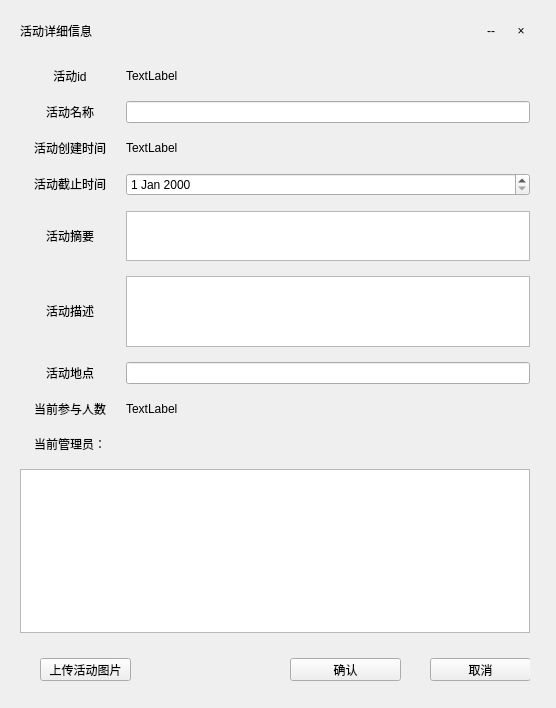
<?xml version="1.0" encoding="UTF-8"?>
<ui version="4.0">
 <class>UpdateActivity</class>
 <widget class="QWidget" name="UpdateActivity">
  <property name="geometry">
   <rect>
    <x>0</x>
    <y>0</y>
    <width>556</width>
    <height>708</height>
   </rect>
  </property>
  <property name="windowTitle">
   <string>Form</string>
  </property>
  <layout class="QGridLayout" name="gridLayout">
   <item row="0" column="0">
    <widget class="MyWidgetRegister" name="widgetInner" native="true">
     <layout class="QGridLayout" name="gridLayout_2">
      <property name="topMargin">
       <number>0</number>
      </property>
      <property name="verticalSpacing">
       <number>15</number>
      </property>
      <item row="8" column="0">
       <widget class="QLabel" name="label_10">
        <property name="minimumSize">
         <size>
          <width>100</width>
          <height>20</height>
         </size>
        </property>
        <property name="maximumSize">
         <size>
          <width>100</width>
          <height>20</height>
         </size>
        </property>
        <property name="text">
         <string>当前参与人数</string>
        </property>
        <property name="alignment">
         <set>Qt::AlignCenter</set>
        </property>
       </widget>
      </item>
      <item row="5" column="0">
       <widget class="QLabel" name="label_7">
        <property name="minimumSize">
         <size>
          <width>100</width>
          <height>20</height>
         </size>
        </property>
        <property name="maximumSize">
         <size>
          <width>100</width>
          <height>20</height>
         </size>
        </property>
        <property name="text">
         <string>活动摘要</string>
        </property>
        <property name="alignment">
         <set>Qt::AlignCenter</set>
        </property>
       </widget>
      </item>
      <item row="7" column="1">
       <widget class="QLineEdit" name="lineEdit_address"/>
      </item>
      <item row="9" column="0">
       <widget class="QLabel" name="label_12">
        <property name="minimumSize">
         <size>
          <width>100</width>
          <height>20</height>
         </size>
        </property>
        <property name="maximumSize">
         <size>
          <width>100</width>
          <height>20</height>
         </size>
        </property>
        <property name="text">
         <string>当前管理员：</string>
        </property>
        <property name="alignment">
         <set>Qt::AlignCenter</set>
        </property>
       </widget>
      </item>
      <item row="7" column="0">
       <widget class="QLabel" name="label_9">
        <property name="minimumSize">
         <size>
          <width>100</width>
          <height>20</height>
         </size>
        </property>
        <property name="maximumSize">
         <size>
          <width>100</width>
          <height>20</height>
         </size>
        </property>
        <property name="text">
         <string>活动地点</string>
        </property>
        <property name="alignment">
         <set>Qt::AlignCenter</set>
        </property>
       </widget>
      </item>
      <item row="4" column="1">
       <widget class="QDateEdit" name="dateEdit_dead_time"/>
      </item>
      <item row="8" column="1">
       <widget class="QLabel" name="label_join_num">
        <property name="text">
         <string>TextLabel</string>
        </property>
       </widget>
      </item>
      <item row="2" column="1">
       <widget class="QLineEdit" name="lineEdit_name"/>
      </item>
      <item row="1" column="1">
       <widget class="QLabel" name="label_id">
        <property name="text">
         <string>TextLabel</string>
        </property>
       </widget>
      </item>
      <item row="1" column="0">
       <widget class="QLabel" name="label">
        <property name="minimumSize">
         <size>
          <width>100</width>
          <height>20</height>
         </size>
        </property>
        <property name="maximumSize">
         <size>
          <width>100</width>
          <height>20</height>
         </size>
        </property>
        <property name="text">
         <string>活动id</string>
        </property>
        <property name="alignment">
         <set>Qt::AlignCenter</set>
        </property>
       </widget>
      </item>
      <item row="3" column="1">
       <widget class="QLabel" name="label_create_time">
        <property name="text">
         <string>TextLabel</string>
        </property>
       </widget>
      </item>
      <item row="2" column="0">
       <widget class="QLabel" name="label_3">
        <property name="minimumSize">
         <size>
          <width>100</width>
          <height>20</height>
         </size>
        </property>
        <property name="maximumSize">
         <size>
          <width>100</width>
          <height>20</height>
         </size>
        </property>
        <property name="text">
         <string>活动名称</string>
        </property>
        <property name="alignment">
         <set>Qt::AlignCenter</set>
        </property>
       </widget>
      </item>
      <item row="5" column="1">
       <widget class="QTextEdit" name="textEdit_abstract">
        <property name="maximumSize">
         <size>
          <width>16777215</width>
          <height>50</height>
         </size>
        </property>
       </widget>
      </item>
      <item row="4" column="0">
       <widget class="QLabel" name="label_6">
        <property name="minimumSize">
         <size>
          <width>100</width>
          <height>20</height>
         </size>
        </property>
        <property name="maximumSize">
         <size>
          <width>100</width>
          <height>20</height>
         </size>
        </property>
        <property name="text">
         <string>活动截止时间</string>
        </property>
        <property name="alignment">
         <set>Qt::AlignCenter</set>
        </property>
       </widget>
      </item>
      <item row="6" column="0">
       <widget class="QLabel" name="label_8">
        <property name="minimumSize">
         <size>
          <width>100</width>
          <height>20</height>
         </size>
        </property>
        <property name="maximumSize">
         <size>
          <width>100</width>
          <height>20</height>
         </size>
        </property>
        <property name="text">
         <string>活动描述</string>
        </property>
        <property name="alignment">
         <set>Qt::AlignCenter</set>
        </property>
       </widget>
      </item>
      <item row="6" column="1">
       <widget class="QTextEdit" name="textEdit_description">
        <property name="maximumSize">
         <size>
          <width>16777215</width>
          <height>100</height>
         </size>
        </property>
       </widget>
      </item>
      <item row="3" column="0">
       <widget class="QLabel" name="label_4">
        <property name="minimumSize">
         <size>
          <width>100</width>
          <height>20</height>
         </size>
        </property>
        <property name="maximumSize">
         <size>
          <width>100</width>
          <height>20</height>
         </size>
        </property>
        <property name="text">
         <string>活动创建时间</string>
        </property>
        <property name="alignment">
         <set>Qt::AlignCenter</set>
        </property>
       </widget>
      </item>
      <item row="0" column="0" colspan="3">
       <widget class="QWidget" name="widget_2" native="true">
        <property name="minimumSize">
         <size>
          <width>0</width>
          <height>40</height>
         </size>
        </property>
        <property name="maximumSize">
         <size>
          <width>16777215</width>
          <height>40</height>
         </size>
        </property>
        <layout class="QHBoxLayout" name="horizontalLayout">
         <property name="spacing">
          <number>0</number>
         </property>
         <property name="leftMargin">
          <number>0</number>
         </property>
         <property name="topMargin">
          <number>0</number>
         </property>
         <property name="rightMargin">
          <number>0</number>
         </property>
         <property name="bottomMargin">
          <number>0</number>
         </property>
         <item>
          <widget class="QLabel" name="label_13">
           <property name="text">
            <string>活动详细信息</string>
           </property>
          </widget>
         </item>
         <item>
          <spacer name="horizontalSpacer_2">
           <property name="orientation">
            <enum>Qt::Horizontal</enum>
           </property>
           <property name="sizeHint" stdset="0">
            <size>
             <width>349</width>
             <height>19</height>
            </size>
           </property>
          </spacer>
         </item>
         <item>
          <widget class="QToolButton" name="toolButton_min">
           <property name="minimumSize">
            <size>
             <width>30</width>
             <height>30</height>
            </size>
           </property>
           <property name="maximumSize">
            <size>
             <width>30</width>
             <height>30</height>
            </size>
           </property>
           <property name="text">
            <string>--</string>
           </property>
           <property name="autoRaise">
            <bool>true</bool>
           </property>
          </widget>
         </item>
         <item>
          <widget class="QToolButton" name="toolButton_close">
           <property name="minimumSize">
            <size>
             <width>30</width>
             <height>30</height>
            </size>
           </property>
           <property name="maximumSize">
            <size>
             <width>30</width>
             <height>30</height>
            </size>
           </property>
           <property name="text">
            <string>×</string>
           </property>
           <property name="autoRaise">
            <bool>true</bool>
           </property>
          </widget>
         </item>
        </layout>
       </widget>
      </item>
      <item row="11" column="0" colspan="2">
       <widget class="QWidget" name="widget_3" native="true">
        <property name="minimumSize">
         <size>
          <width>0</width>
          <height>40</height>
         </size>
        </property>
        <widget class="QPushButton" name="pushButton_sure">
         <property name="geometry">
          <rect>
           <x>270</x>
           <y>10</y>
           <width>111</width>
           <height>23</height>
          </rect>
         </property>
         <property name="text">
          <string>确认</string>
         </property>
        </widget>
        <widget class="QPushButton" name="pushButton_cancel">
         <property name="geometry">
          <rect>
           <x>410</x>
           <y>10</y>
           <width>101</width>
           <height>23</height>
          </rect>
         </property>
         <property name="text">
          <string>取消</string>
         </property>
        </widget>
        <widget class="QPushButton" name="pushButton_update_image">
         <property name="geometry">
          <rect>
           <x>20</x>
           <y>10</y>
           <width>91</width>
           <height>23</height>
          </rect>
         </property>
         <property name="text">
          <string>上传活动图片</string>
         </property>
        </widget>
        <widget class="QLabel" name="label_show_image_num">
         <property name="geometry">
          <rect>
           <x>110</x>
           <y>10</y>
           <width>100</width>
           <height>23</height>
          </rect>
         </property>
         <property name="minimumSize">
          <size>
           <width>100</width>
           <height>0</height>
          </size>
         </property>
         <property name="text">
          <string/>
         </property>
        </widget>
       </widget>
      </item>
      <item row="10" column="0" colspan="2">
       <widget class="QListWidget" name="listWidget_act_manager"/>
      </item>
     </layout>
    </widget>
   </item>
  </layout>
 </widget>
 <customwidgets>
  <customwidget>
   <class>MyWidgetRegister</class>
   <extends>QWidget</extends>
   <header location="global">mywidgetregister.h</header>
   <container>1</container>
  </customwidget>
 </customwidgets>
 <resources/>
 <connections/>
</ui>
